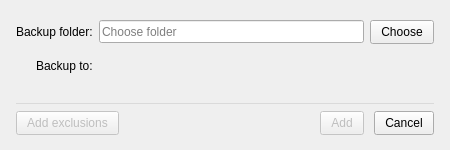
<?xml version="1.0" encoding="UTF-8"?>
<ui version="4.0">
 <class>AddBackupDialog</class>
 <widget class="QDialog" name="AddBackupDialog">
  <property name="geometry">
   <rect>
    <x>0</x>
    <y>0</y>
    <width>450</width>
    <height>150</height>
   </rect>
  </property>
  <property name="minimumSize">
   <size>
    <width>450</width>
    <height>150</height>
   </size>
  </property>
  <property name="windowTitle">
   <string>Add backup folder</string>
  </property>
  <property name="styleSheet">
   <string notr="true">QWidget
{
font-size: 12px;
}

QPushButton
{
padding-left: 10px;
padding-right: 10px;
height: 22px;
}

QLineEdit
{
height: 20px;
}
</string>
  </property>
  <layout class="QVBoxLayout" name="verticalLayout">
   <property name="spacing">
    <number>6</number>
   </property>
   <property name="leftMargin">
    <number>16</number>
   </property>
   <property name="topMargin">
    <number>20</number>
   </property>
   <property name="rightMargin">
    <number>16</number>
   </property>
   <property name="bottomMargin">
    <number>15</number>
   </property>
   <item>
    <layout class="QGridLayout" name="gridLayout">
     <property name="bottomMargin">
      <number>0</number>
     </property>
     <property name="verticalSpacing">
      <number>15</number>
     </property>
     <item row="0" column="0" alignment="Qt::AlignRight">
      <widget class="QLabel" name="label_2">
       <property name="text">
        <string>Backup folder:</string>
       </property>
      </widget>
     </item>
     <item row="0" column="1">
      <widget class="QLineEdit" name="folderLineEdit">
       <property name="minimumSize">
        <size>
         <width>200</width>
         <height>23</height>
        </size>
       </property>
       <property name="maximumSize">
        <size>
         <width>16777215</width>
         <height>23</height>
        </size>
       </property>
       <property name="readOnly">
        <bool>true</bool>
       </property>
       <property name="placeholderText">
        <string>Choose folder</string>
       </property>
      </widget>
     </item>
     <item row="0" column="2">
      <widget class="QPushButton" name="changeButton">
       <property name="text">
        <string>Choose</string>
       </property>
      </widget>
     </item>
     <item row="1" column="0" alignment="Qt::AlignRight|Qt::AlignTop">
      <widget class="QLabel" name="label_3">
       <property name="text">
        <string>Backup to:</string>
       </property>
       <property name="alignment">
        <set>Qt::AlignLeading|Qt::AlignLeft|Qt::AlignVCenter</set>
       </property>
      </widget>
     </item>
     <item row="1" column="1" colspan="2" alignment="Qt::AlignTop">
      <widget class="QLabel" name="backupToLabel">
       <property name="text">
        <string/>
       </property>
       <property name="textInteractionFlags">
        <set>Qt::LinksAccessibleByMouse|Qt::TextSelectableByMouse</set>
       </property>
      </widget>
     </item>
    </layout>
   </item>
   <item>
    <widget class="Line" name="line">
     <property name="styleSheet">
      <string notr="true">*{
color:#dadada;
}</string>
     </property>
     <property name="frameShadow">
      <enum>QFrame::Plain</enum>
     </property>
     <property name="orientation">
      <enum>Qt::Horizontal</enum>
     </property>
    </widget>
   </item>
   <item>
    <layout class="QHBoxLayout" name="horizontalLayout_2">
     <property name="spacing">
      <number>10</number>
     </property>
     <property name="topMargin">
      <number>0</number>
     </property>
     <property name="bottomMargin">
      <number>0</number>
     </property>
     <item>
      <widget class="QPushButton" name="bAddExclusions">
       <property name="enabled">
        <bool>false</bool>
       </property>
       <property name="text">
        <string>Add exclusions</string>
       </property>
       <property name="default">
        <bool>true</bool>
       </property>
      </widget>
     </item>
     <item>
      <spacer name="horizontalSpacer">
       <property name="orientation">
        <enum>Qt::Horizontal</enum>
       </property>
       <property name="sizeHint" stdset="0">
        <size>
         <width>40</width>
         <height>20</height>
        </size>
       </property>
      </spacer>
     </item>
     <item>
      <widget class="QPushButton" name="addButton">
       <property name="enabled">
        <bool>false</bool>
       </property>
       <property name="text">
        <string>Add</string>
       </property>
       <property name="default">
        <bool>true</bool>
       </property>
      </widget>
     </item>
     <item>
      <widget class="QPushButton" name="cancelButton">
       <property name="text">
        <string>Cancel</string>
       </property>
      </widget>
     </item>
    </layout>
   </item>
  </layout>
 </widget>
 <resources/>
 <connections/>
</ui>
